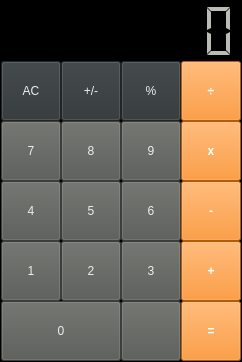
<?xml version="1.0" encoding="UTF-8"?>
<ui version="4.0">
  <class>Dialog</class>
  <widget class="QDialog" name="Dialog">
    <property name="geometry">
      <rect>
        <x>0</x>
        <y>0</y>
        <width>242</width>
        <height>362</height>
      </rect>
    </property>
    <property name="minimumSize">
      <size>
        <width>242</width>
        <height>362</height>
      </size>
    </property>
    <property name="maximumSize">
      <size>
        <width>242</width>
        <height>362</height>
      </size>
    </property>
    <property name="windowTitle">
      <string>Calculator</string>
    </property>
    <property name="styleSheet">
      <string notr="true">border-color: rgb(0, 0, 0);
        background-color: rgb(0, 0, 0);
        color: rgb(0, 0, 0);
      </string>
    </property>
    <property name="sizeGripEnabled">
      <bool>false</bool>
    </property>
    <layout class="QVBoxLayout" name="verticalLayout">
      <property name="spacing">
        <number>0</number>
      </property>
      <property name="leftMargin">
        <number>0</number>
      </property>
      <property name="topMargin">
        <number>0</number>
      </property>
      <property name="rightMargin">
        <number>0</number>
      </property>
      <property name="bottomMargin">
        <number>0</number>
      </property>
      <item>
        <widget class="HFrame" name="frameMain">
          <property name="frameShape">
            <enum>QFrame::StyledPanel</enum>
          </property>
          <property name="frameShadow">
            <enum>QFrame::Raised</enum>
          </property>
          <layout class="QVBoxLayout" name="verticalLayout_2">
            <property name="spacing">
              <number>0</number>
            </property>
            <property name="leftMargin">
              <number>0</number>
            </property>
            <property name="topMargin">
              <number>0</number>
            </property>
            <property name="rightMargin">
              <number>0</number>
            </property>
            <property name="bottomMargin">
              <number>0</number>
            </property>
            <item>
              <widget class="QLCDNumber" name="lcdDisplay">
                <property name="minimumSize">
                  <size>
                    <width>180</width>
                    <height>60</height>
                  </size>
                </property>
                <property name="maximumSize">
                  <size>
                    <width>16777215</width>
                    <height>60</height>
                  </size>
                </property>
                <property name="styleSheet">
                  <string notr="true">background-color: rgb(0, 0, 0);
                    color: rgb(186, 189, 182);
                    font: 75 16pt &quot;Sawasdee&quot;;
                  </string>
                </property>
                <property name="frameShadow">
                  <enum>QFrame::Plain</enum>
                </property>
                <property name="lineWidth">
                  <number>0</number>
                </property>
                <property name="digitCount">
                  <number>8</number>
                </property>
                <property name="segmentStyle">
                  <enum>QLCDNumber::Flat</enum>
                </property>
              </widget>
            </item>
            <item>
              <widget class="QFrame" name="frame">
                <property name="styleSheet">
                  <string notr="true">background-color: rgb(0, 0, 0);</string>
                </property>
                <property name="frameShape">
                  <enum>QFrame::Box</enum>
                </property>
                <property name="frameShadow">
                  <enum>QFrame::Plain</enum>
                </property>
                <property name="lineWidth">
                  <number>0</number>
                </property>
                <layout class="QGridLayout" name="gridLayout">
                  <property name="leftMargin">
                    <number>0</number>
                  </property>
                  <property name="topMargin">
                    <number>0</number>
                  </property>
                  <property name="rightMargin">
                    <number>0</number>
                  </property>
                  <property name="bottomMargin">
                    <number>0</number>
                  </property>
                  <property name="spacing">
                    <number>0</number>
                  </property>
                  <item row="0" column="4">
                    <widget class="QToolButton" name="btnDivision">
                      <property name="minimumSize">
                        <size>
                          <width>60</width>
                          <height>60</height>
                        </size>
                      </property>
                      <property name="styleSheet">
                        <string notr="true">background-color: rgb(253, 128, 8);
                          color: rgb(255, 255, 255);
                          font: 25pt &quot;Arial&quot;;
                          font-weight: bold;
                        </string>
                      </property>
                      <property name="text">
                        <string>÷</string>
                      </property>
                      <property name="toolButtonStyle">
                        <enum>Qt::ToolButtonTextOnly</enum>
                      </property>
                    </widget>
                  </item>
                  <item row="2" column="0">
                    <widget class="QToolButton" name="btn4">
                      <property name="minimumSize">
                        <size>
                          <width>60</width>
                          <height>60</height>
                        </size>
                      </property>
                      <property name="styleSheet">
                        <string notr="true">font: 75 20pt &quot;Arial&quot;;
                          color: rgb(238, 238, 236);
                          background-color: rgb(85, 87, 83);
                        </string>
                      </property>
                      <property name="text">
                        <string>4</string>
                      </property>
                      <property name="toolButtonStyle">
                        <enum>Qt::ToolButtonTextOnly</enum>
                      </property>
                    </widget>
                  </item>
                  <item row="1" column="0">
                    <widget class="QToolButton" name="btn7">
                      <property name="minimumSize">
                        <size>
                          <width>60</width>
                          <height>60</height>
                        </size>
                      </property>
                      <property name="styleSheet">
                        <string notr="true">font: 75 20pt &quot;Arial&quot;;
                          color: rgb(238, 238, 236);
                          background-color: rgb(85, 87, 83);
                        </string>
                      </property>
                      <property name="text">
                        <string>7</string>
                      </property>
                      <property name="toolButtonStyle">
                        <enum>Qt::ToolButtonTextOnly</enum>
                      </property>
                    </widget>
                  </item>
                  <item row="1" column="4">
                    <widget class="QToolButton" name="btnMultiplication">
                      <property name="minimumSize">
                        <size>
                          <width>60</width>
                          <height>60</height>
                        </size>
                      </property>
                      <property name="styleSheet">
                        <string notr="true">background-color: rgb(253, 128, 8);
                          color: rgb(255, 255, 255);
                          font: 20pt &quot;Arial&quot;;
                          font-weight: bold;
                        </string>
                      </property>
                      <property name="text">
                        <string>x</string>
                      </property>
                      <property name="toolButtonStyle">
                        <enum>Qt::ToolButtonTextOnly</enum>
                      </property>
                    </widget>
                  </item>
                  <item row="1" column="1">
                    <widget class="QToolButton" name="btn8">
                      <property name="minimumSize">
                        <size>
                          <width>60</width>
                          <height>60</height>
                        </size>
                      </property>
                      <property name="styleSheet">
                        <string notr="true">font: 75 20pt &quot;Arial&quot;;
                          color: rgb(238, 238, 236);
                          background-color: rgb(85, 87, 83);
                        </string>
                      </property>
                      <property name="text">
                        <string>8</string>
                      </property>
                    </widget>
                  </item>
                  <item row="3" column="0">
                    <widget class="QToolButton" name="btn1">
                      <property name="minimumSize">
                        <size>
                          <width>60</width>
                          <height>60</height>
                        </size>
                      </property>
                      <property name="styleSheet">
                        <string notr="true">font: 75 20pt &quot;Arial&quot;;
                          color: rgb(238, 238, 236);
                          background-color: rgb(85, 87, 83);
                        </string>
                      </property>
                      <property name="text">
                        <string>1</string>
                      </property>
                      <property name="toolButtonStyle">
                        <enum>Qt::ToolButtonTextOnly</enum>
                      </property>
                    </widget>
                  </item>
                  <item row="0" column="3">
                    <widget class="QToolButton" name="btnPercent">
                      <property name="minimumSize">
                        <size>
                          <width>60</width>
                          <height>60</height>
                        </size>
                      </property>
                      <property name="styleSheet">
                        <string notr="true">font: 75 20pt &quot;Arial&quot;;
                          color: rgb(238, 238, 236);
                          background-color: rgb(46, 52, 54);
                        </string>
                      </property>
                      <property name="text">
                        <string>%</string>
                      </property>
                      <property name="toolButtonStyle">
                        <enum>Qt::ToolButtonTextOnly</enum>
                      </property>
                    </widget>
                  </item>
                  <item row="3" column="3">
                    <widget class="QToolButton" name="btn3">
                      <property name="minimumSize">
                        <size>
                          <width>60</width>
                          <height>60</height>
                        </size>
                      </property>
                      <property name="styleSheet">
                        <string notr="true">font: 75 20pt &quot;Arial&quot;;
                          color: rgb(238, 238, 236);
                          background-color: rgb(85, 87, 83);
                        </string>
                      </property>
                      <property name="text">
                        <string>3</string>
                      </property>
                      <property name="toolButtonStyle">
                        <enum>Qt::ToolButtonTextOnly</enum>
                      </property>
                    </widget>
                  </item>
                  <item row="2" column="4">
                    <widget class="QToolButton" name="btnMinus">
                      <property name="minimumSize">
                        <size>
                          <width>60</width>
                          <height>60</height>
                        </size>
                      </property>
                      <property name="styleSheet">
                        <string notr="true">background-color: rgb(253, 128, 8);
                          color: rgb(255, 255, 255);
                          font: 30pt &quot;Arial&quot;;
                          font-weight: bold;
                        </string>
                      </property>
                      <property name="text">
                        <string>-</string>
                      </property>
                      <property name="toolButtonStyle">
                        <enum>Qt::ToolButtonTextOnly</enum>
                      </property>
                    </widget>
                  </item>
                  <item row="3" column="1">
                    <widget class="QToolButton" name="btn2">
                      <property name="minimumSize">
                        <size>
                          <width>60</width>
                          <height>60</height>
                        </size>
                      </property>
                      <property name="styleSheet">
                        <string notr="true">font: 75 20pt &quot;Arial&quot;;
                          color: rgb(238, 238, 236);
                          background-color: rgb(85, 87, 83);
                        </string>
                      </property>
                      <property name="text">
                        <string>2</string>
                      </property>
                      <property name="toolButtonStyle">
                        <enum>Qt::ToolButtonTextOnly</enum>
                      </property>
                    </widget>
                  </item>
                  <item row="0" column="0">
                    <widget class="QToolButton" name="btnAC">
                      <property name="minimumSize">
                        <size>
                          <width>60</width>
                          <height>60</height>
                        </size>
                      </property>
                      <property name="styleSheet">
                        <string notr="true">font: 75 20pt &quot;Arial&quot;;
                          color: rgb(238, 238, 236);
                          background-color: rgb(46, 52, 54);
                        </string>
                      </property>
                      <property name="text">
                        <string>AC</string>
                      </property>
                      <property name="toolButtonStyle">
                        <enum>Qt::ToolButtonTextOnly</enum>
                      </property>
                    </widget>
                  </item>
                  <item row="1" column="3">
                    <widget class="QToolButton" name="btn9">
                      <property name="minimumSize">
                        <size>
                          <width>60</width>
                          <height>60</height>
                        </size>
                      </property>
                      <property name="styleSheet">
                        <string notr="true">font: 75 20pt &quot;Arial&quot;;
                          color: rgb(238, 238, 236);
                          background-color: rgb(85, 87, 83);
                        </string>
                      </property>
                      <property name="text">
                        <string>9</string>
                      </property>
                      <property name="toolButtonStyle">
                        <enum>Qt::ToolButtonTextOnly</enum>
                      </property>
                    </widget>
                  </item>
                  <item row="4" column="4">
                    <widget class="QToolButton" name="btnEqual">
                      <property name="minimumSize">
                        <size>
                          <width>60</width>
                          <height>60</height>
                        </size>
                      </property>
                      <property name="styleSheet">
                        <string notr="true">background-color: rgb(253, 128, 8);
                          color: rgb(255, 255, 255);
                          font: 20pt &quot;Arial&quot;;
                          font-weight: bold;
                        </string>
                      </property>
                      <property name="text">
                        <string>=</string>
                      </property>
                      <property name="toolButtonStyle">
                        <enum>Qt::ToolButtonTextOnly</enum>
                      </property>
                    </widget>
                  </item>
                  <item row="2" column="1">
                    <widget class="QToolButton" name="btn5">
                      <property name="minimumSize">
                        <size>
                          <width>60</width>
                          <height>60</height>
                        </size>
                      </property>
                      <property name="styleSheet">
                        <string notr="true">font: 75 20pt &quot;Arial&quot;;
                          color: rgb(238, 238, 236);
                          background-color: rgb(85, 87, 83);
                        </string>
                      </property>
                      <property name="text">
                        <string>5</string>
                      </property>
                      <property name="toolButtonStyle">
                        <enum>Qt::ToolButtonTextOnly</enum>
                      </property>
                    </widget>
                  </item>
                  <item row="4" column="0" colspan="2">
                    <widget class="QToolButton" name="btn0">
                      <property name="minimumSize">
                        <size>
                          <width>120</width>
                          <height>60</height>
                        </size>
                      </property>
                      <property name="styleSheet">
                        <string notr="true">font: 75 20pt &quot;Arial&quot;;
                          color: rgb(238, 238, 236);
                          background-color: rgb(85, 87, 83);
                        </string>
                      </property>
                      <property name="text">
                        <string>0</string>
                      </property>
                      <property name="toolButtonStyle">
                        <enum>Qt::ToolButtonTextOnly</enum>
                      </property>
                    </widget>
                  </item>
                  <item row="2" column="3">
                    <widget class="QToolButton" name="btn6">
                      <property name="minimumSize">
                        <size>
                          <width>60</width>
                          <height>60</height>
                        </size>
                      </property>
                      <property name="styleSheet">
                        <string notr="true">font: 75 20pt &quot;Arial&quot;;
                          color: rgb(238, 238, 236);
                          background-color: rgb(85, 87, 83);
                        </string>
                      </property>
                      <property name="text">
                        <string>6</string>
                      </property>
                      <property name="toolButtonStyle">
                        <enum>Qt::ToolButtonTextOnly</enum>
                      </property>
                    </widget>
                  </item>
                  <item row="4" column="3">
                    <widget class="QToolButton" name="btnDecimal">
                      <property name="minimumSize">
                        <size>
                          <width>60</width>
                          <height>60</height>
                        </size>
                      </property>
                      <property name="styleSheet">
                        <string notr="true">font: 75 20pt &quot;Arial&quot;;
                          color: rgb(238, 238, 236);
                          background-color: rgb(85, 87, 83);
                        </string>
                      </property>
                      <property name="text">
                        <string/>
                      </property>
                      <property name="toolButtonStyle">
                        <enum>Qt::ToolButtonTextOnly</enum>
                      </property>
                    </widget>
                  </item>
                  <item row="3" column="4">
                    <widget class="QToolButton" name="btnPlus">
                      <property name="minimumSize">
                        <size>
                          <width>60</width>
                          <height>60</height>
                        </size>
                      </property>
                      <property name="styleSheet">
                        <string notr="true">background-color: rgb(253, 128, 8);
                          color: rgb(255, 255, 255);
                          font: 20pt &quot;Arial&quot;;
                          font-weight: bold;
                        </string>
                      </property>
                      <property name="text">
                        <string>+</string>
                      </property>
                      <property name="toolButtonStyle">
                        <enum>Qt::ToolButtonTextOnly</enum>
                      </property>
                    </widget>
                  </item>
                  <item row="0" column="1">
                    <widget class="QToolButton" name="btnSignal">
                      <property name="minimumSize">
                        <size>
                          <width>60</width>
                          <height>60</height>
                        </size>
                      </property>
                      <property name="styleSheet">
                        <string notr="true">font: 75 14pt &quot;Arial&quot;;
                          color: rgb(238, 238, 236);
                          background-color: rgb(46, 52, 54);
                        </string>
                      </property>
                      <property name="text">
                        <string>+/-</string>
                      </property>
                      <property name="toolButtonStyle">
                        <enum>Qt::ToolButtonTextOnly</enum>
                      </property>
                    </widget>
                  </item>
                </layout>
              </widget>
            </item>
          </layout>
        </widget>
      </item>
    </layout>
  </widget>
  <customwidgets>
    <customwidget>
      <class>HFrame</class>
      <extends>QFrame</extends>
      <header>modules.qt.promotions.hframe</header>
      <container>1</container>
    </customwidget>
  </customwidgets>
  <tabstops>
    <tabstop>btnAC</tabstop>
    <tabstop>btnSignal</tabstop>
    <tabstop>btnPercent</tabstop>
    <tabstop>btnDivision</tabstop>
    <tabstop>btn7</tabstop>
    <tabstop>btn8</tabstop>
    <tabstop>btn9</tabstop>
    <tabstop>btnMultiplication</tabstop>
    <tabstop>btn4</tabstop>
    <tabstop>btn5</tabstop>
    <tabstop>btn6</tabstop>
    <tabstop>btnMinus</tabstop>
    <tabstop>btn1</tabstop>
    <tabstop>btn2</tabstop>
    <tabstop>btn3</tabstop>
    <tabstop>btnPlus</tabstop>
    <tabstop>btn0</tabstop>
    <tabstop>btnDecimal</tabstop>
    <tabstop>btnEqual</tabstop>
  </tabstops>
  <resources/>
  <connections/>
</ui>
